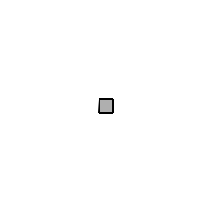
Frame 1 (no input)
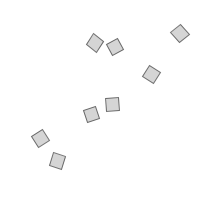
Frame 60 (the mouse pressed at the canvas centre just before this capture)
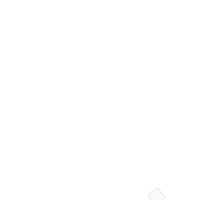
Frame 120 (the mouse held since frame 60 and released just before this capture)

The Processing sketch that drew these frames (run headless with seeded random() and noise(); from frame 60 on, the mouse is pressed at the canvas centre):

// Processing sketch: sketch_028_particle_system
// ── sketch_028_particle_system.pde
Particle[] ps = new Particle[10];
void setup() {
  size(200, 200);
  for(int i = 0; i < 10; i++) {
    ps[i] = new Particle(new PVector(100, 100));
  }
  smooth();
}

void draw() {
  background(255);
  for(Particle p : ps) {
    p.run();
    if(p.isDead()) {
      println("Particle dead!");
      stop();
    }
  }
}

void mousePressed() {
  //p.applyForce(new PVector(0.05, 0.05));
}

// ── Particle.pde
class Particle {
  PVector location;
  PVector velocity;
  float aVelocity = 0;
  float angle = 0;
  PVector acceleration;
  float lifespan;
  
  Particle(PVector l) {
    location = l.copy();
    acceleration = new PVector(random(-0.05, 0.05), random(-0.05, 0.05));
    velocity = new PVector(random(-1, 1), random(-1, 1));
    lifespan = 255;
    aVelocity += acceleration.x;
  }
  
  void update() {
    velocity.add(acceleration);
    location.add(velocity);
    lifespan -= 2.0;
    angle = (angle + aVelocity) % TWO_PI;
  }
  
  void display() {
    pushMatrix();
    translate(location.x, location.y);
    rotate(angle);
    stroke(0, lifespan);
    fill(175, lifespan);
    rect(0, 0, 13, 13);
    popMatrix();
  }
  
  void applyForce(PVector force) {
    acceleration.add(force);
  }
  
  void run() {
    update();
    display();
  }
  
  boolean isDead() {
    return lifespan < 0.0;
  }
}

// ── ParticleSystem.pde
import java.util.Iterator;
class ParticleSystem {
  ArrayList<Particle> particles;
  PVector origin;
  
  ParticleSystem() {
    particles = new ArrayList<Particle>();
    origin = new PVector(100, 100);
  }
  
  void addParticle () {
    particles.add(new Particle(origin));
  }
  
  void run() {
    Iterator<Particle> it = particles.iterator();
      while(it.hasNext()) {
        Particle p = it.next();
        p.run();
        if(p.isDead()) {
          it.remove();
        }
      }
  }
  
  void setOrigin() {
    origin.set(mouseX, mouseY);
  }
}
